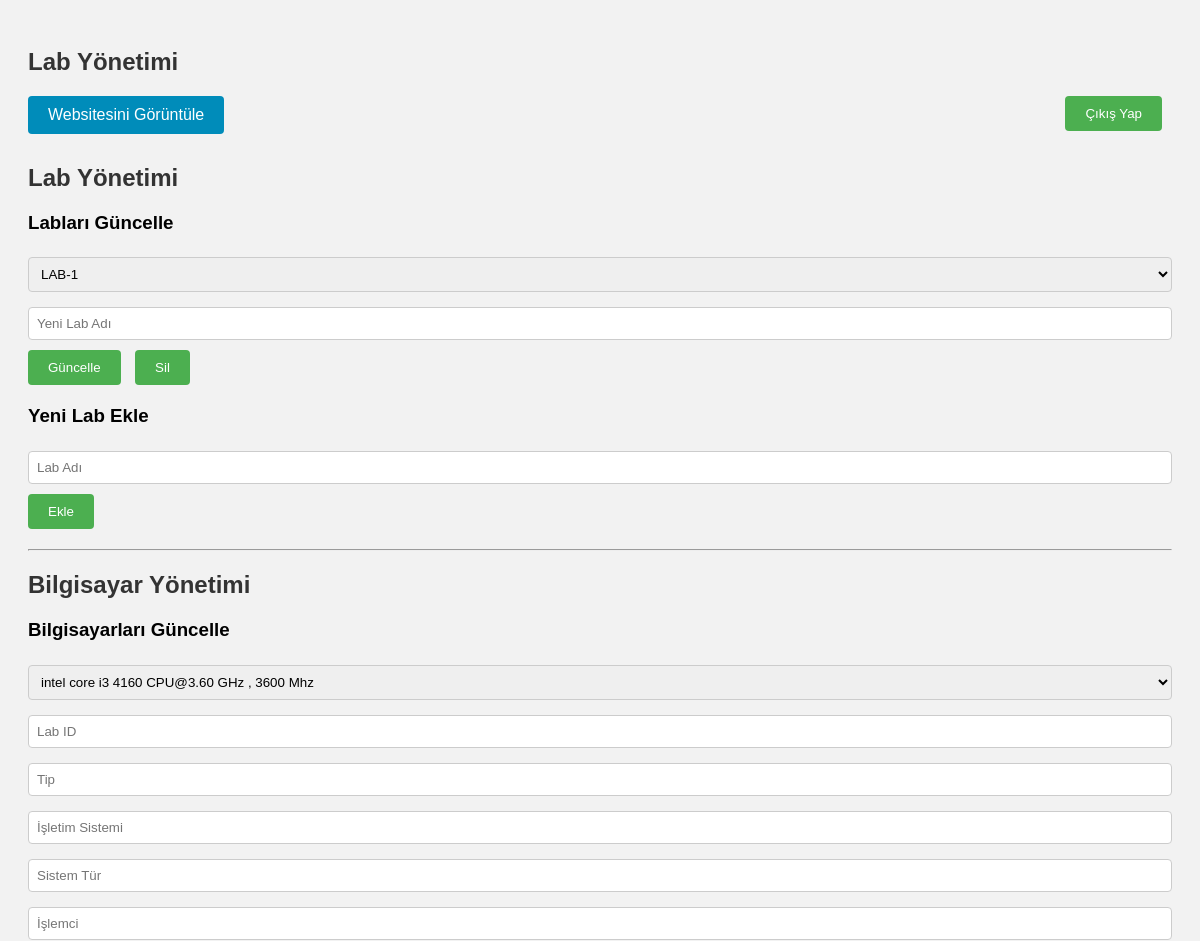
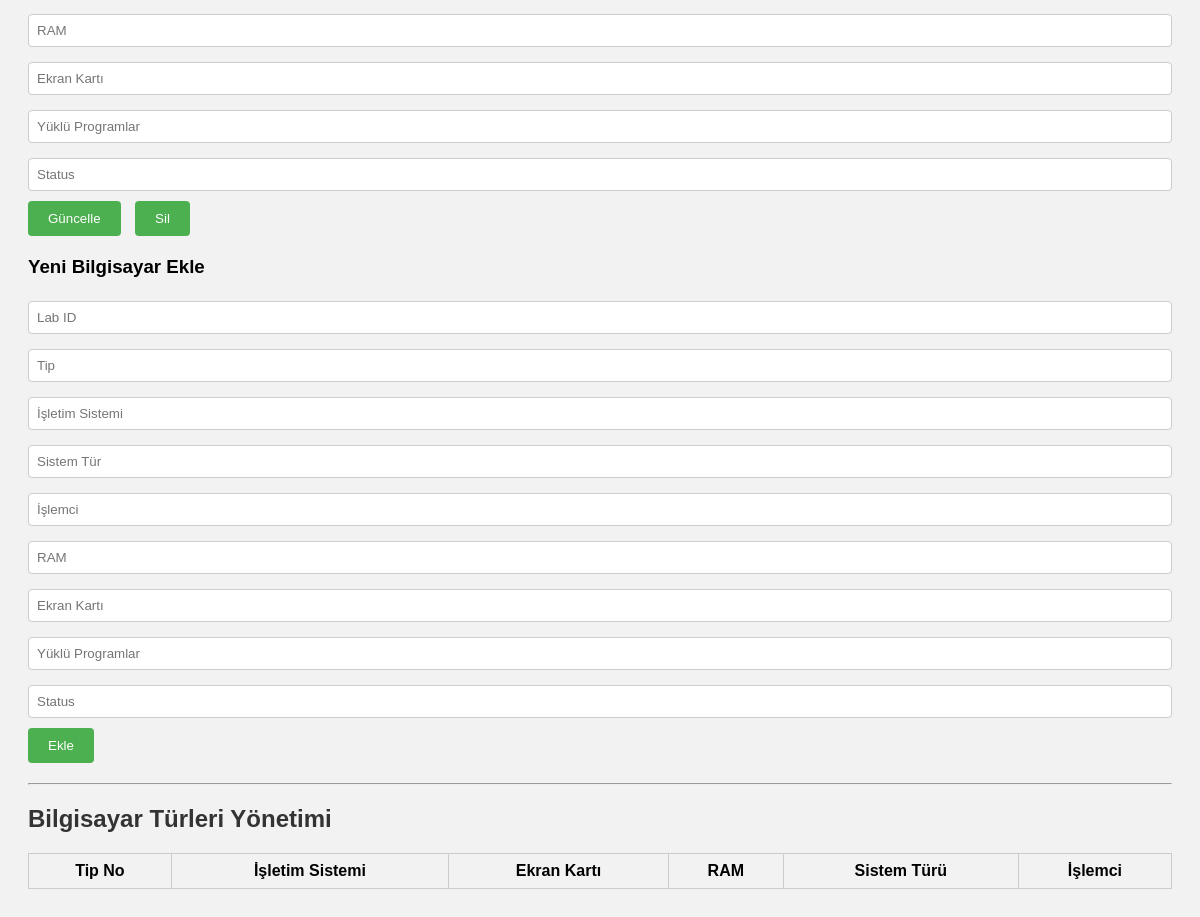
Page /admin_panel.php on the earlier database version (2 pictures, top to bottom).
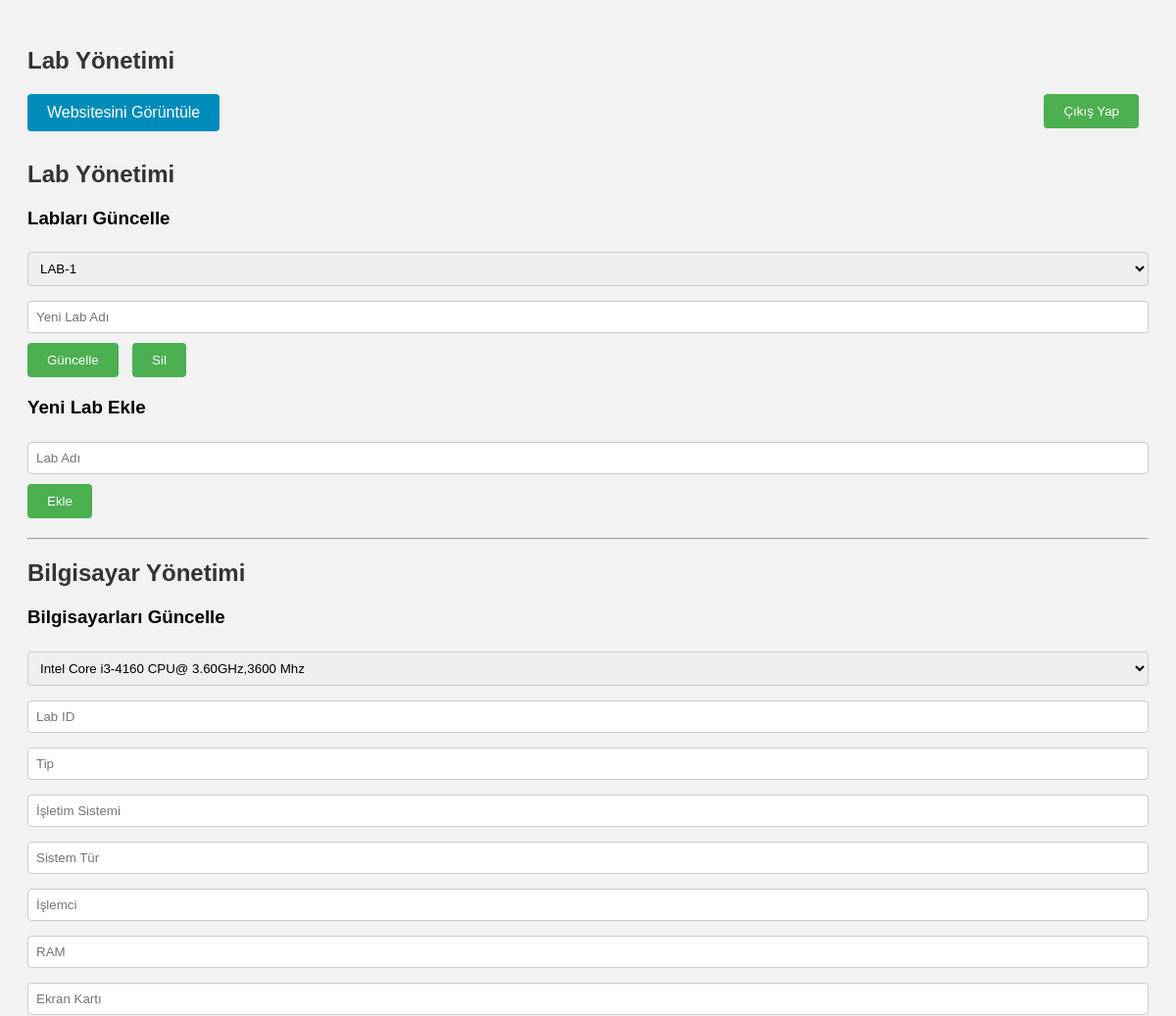
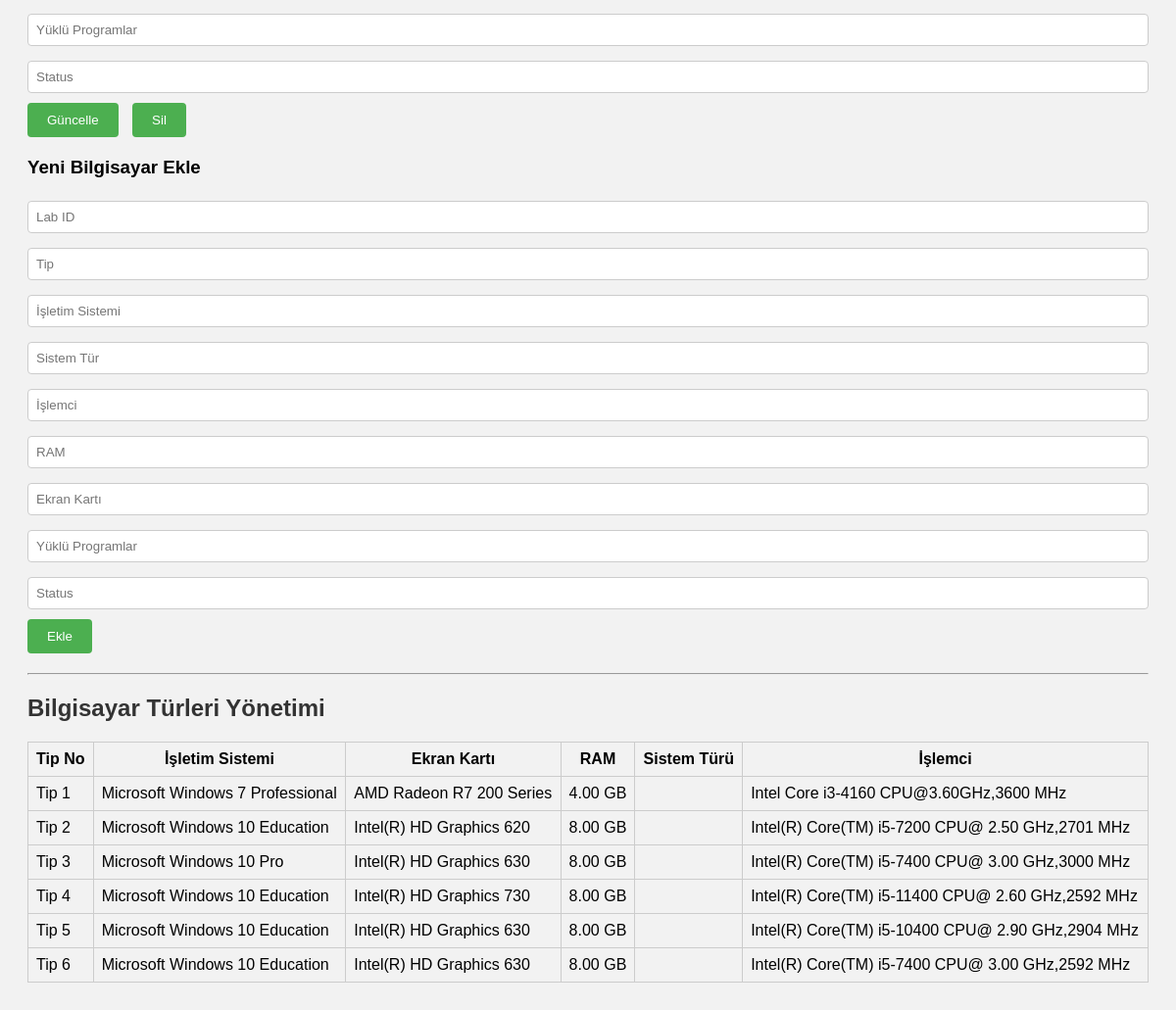
Same page on the later database version (2 pictures, top to bottom).
### tables this page shows
CREATE TABLE `tip_tbl` (
  `tip_no` varchar(50) NOT NULL,
  `isletim_sistemi` text NOT NULL,
  `ekran_kartı` text NOT NULL,
  `RAM` varchar(50) NOT NULL,
  `sistem_türü` varchar(50) NOT NULL,
  `islemci` text NOT NULL
);

### admin_panel.php (the view, shortened to what this page needs)
<!DOCTYPE html>
<html lang="tr">
<head>
</head>
<body>
    <h2>Lab Yönetimi</h2>
    <a href="index.php" target="_blank">Websitesini Görüntüle</a>
    <form action="logout.php" method="post" style="float: right;">
        <button type="submit" name="logout">Çıkış Yap</button>
    </form>
<?php
require_once 'config.php';
function getAllLabs() {
    global $conn;
    $sql = "SELECT * FROM labs";
    $result = $conn->query($sql);
    return $result;
}
function getLabComputers($lab_id) {
    global $conn;
    $sql = "SELECT * FROM bilgisayarlar WHERE lab_id = $lab_id";
    $result = $conn->query($sql);
    return $result;
}
function getAllComputerTypes() {
    global $conn;
    $sql = "SELECT * FROM tip_tbl";
    $result = $conn->query($sql);
    return $result;
}
$labs = getAllLabs();
$computer_types = getAllComputerTypes();
?>
<!DOCTYPE html>
<html lang="tr">
<head>
</head>
<body>
    <h2>Lab Yönetimi</h2>
    <form action="<?php echo htmlspecialchars($_SERVER["PHP_SELF"]); ?>" method="post">
        <h3>Labları Güncelle</h3>
        <select name="lab_id">
            <?php while ($lab = $labs->fetch_assoc()) : ?>
                <option value="<?php echo $lab['lab_id']; ?>"><?php echo $lab['lab_name']; ?></option>
            <?php endwhile; ?>
        </select>
        <input type="text" name="new_lab_name" placeholder="Yeni Lab Adı" required>
        <button type="submit" name="update_lab">Güncelle</button>
        <button type="submit" name="delete_lab">Sil</button>
    </form>
    <form action="<?php echo htmlspecialchars($_SERVER["PHP_SELF"]); ?>" method="post">
        <h3>Yeni Lab Ekle</h3>
        <input type="text" name="new_lab_name" placeholder="Lab Adı" required>
        <button type="submit" name="add_lab">Ekle</button>
    </form>
    <hr>
    <h2>Bilgisayar Yönetimi</h2>
    <form action="<?php echo htmlspecialchars($_SERVER["PHP_SELF"]); ?>" method="post">
        <h3>Bilgisayarları Güncelle</h3>
        <select name="bilg_id">
            <?php foreach ($labs as $lab) : ?>
                <optgroup label="<?php echo $lab['lab_name']; ?>">
                    <?php
                    $computers = getLabComputers($lab['lab_id']);
                    while ($computer = $computers->fetch_assoc()) :
                    ?>
                        <option value="<?php echo $computer['bilg_id']; ?>"><?php echo $computer['islemci']; ?></option>
                    <?php endwhile; ?>
                </optgroup>
            <?php endforeach; ?>
        </select>
        <input type="text" name="lab_id" placeholder="Lab ID" required>
        <input type="text" name="tip" placeholder="Tip" required>
        <input type="text" name="isletim_sistemi" placeholder="İşletim Sistemi" required>
        <input type="text" name="sistem_tür" placeholder="Sistem Tür" required>
        <input type="text" name="islemci" placeholder="İşlemci" required>
        <input type="text" name="RAM" placeholder="RAM" required>
        <input type="text" name="ekran_kartı" placeholder="Ekran Kartı" required>
        <input type="text" name="yüklü_programlar" placeholder="Yüklü Programlar" required>
        <input type="text" name="status" placeholder="Status" required>
        <button type="submit" name="update_computer">Güncelle</button>
        <button type="submit" name="delete_computer">Sil</button>
    </form>
    <form action="<?php echo htmlspecialchars($_SERVER["PHP_SELF"]); ?>" method="post">
        <h3>Yeni Bilgisayar Ekle</h3>
        <input type="text" name="lab_id" placeholder="Lab ID" required>
        <input type="text" name="tip" placeholder="Tip" required>
        <input type="text" name="isletim_sistemi" placeholder="İşletim Sistemi" required>
        <input type="text" name="sistem_tür" placeholder="Sistem Tür" required>
        <input type="text" name="islemci" placeholder="İşlemci" required>
        <input type="text" name="RAM" placeholder="RAM" required>
        <input type="text" name="ekran_kartı" placeholder="Ekran Kartı" required>
        <input type="text" name="yüklü_programlar" placeholder="Yüklü Programlar" required>
        <input type="text" name="status" placeholder="Status" required>
        <button type="submit" name="add_computer">Ekle</button>
    </form>
    <hr>
    <h2>Bilgisayar Türleri Yönetimi</h2>
    <table border="1">
        <tr>
            <th>Tip No</th>
            <th>İşletim Sistemi</th>
            <th>Ekran Kartı</th>
            <th>RAM</th>
            <th>Sistem Türü</th>
            <th>İşlemci</th>
        </tr>
        <?php while ($type = $computer_types->fetch_assoc()) : ?>
            <tr>
                <td><?php echo $type['tip_no']; ?></td>
                <td><?php echo $type['isletim_sistemi']; ?></td>
                <td><?php echo $type['ekran_kartı']; ?></td>
                <td><?php echo $type['RAM']; ?></td>
                <td><?php echo $type['sistem_tür']; ?></td>
                <td><?php echo $type['islemci']; ?></td>
            </tr>
        <?php endwhile; ?>
    </table>
</body>
</html>

Differences in the rows shown:
added tip_tbl: tip_no "Tip 1", isletim_sistemi "Microsoft Windows 7 Professional", ekran_kartı "AMD Radeon R7 200 Series", RAM "4.00 GB", islemci "Intel Core i3-4160 CPU@3.60GHz,3600 MHz"
added tip_tbl: tip_no "Tip 2", isletim_sistemi "Microsoft Windows 10 Education", ekran_kartı "Intel(R) HD Graphics 620", RAM "8.00 GB", islemci "Intel(R) Core(TM) i5-7200 CPU@ 2.50 GHz,2701 MHz"
added tip_tbl: tip_no "Tip 3", isletim_sistemi "Microsoft Windows 10 Pro", ekran_kartı "Intel(R) HD Graphics 630", RAM "8.00 GB", islemci "Intel(R) Core(TM) i5-7400 CPU@ 3.00 GHz,3000 MHz"
added tip_tbl: tip_no "Tip 4", isletim_sistemi "Microsoft Windows 10 Education", ekran_kartı "Intel(R) HD Graphics 730", RAM "8.00 GB", islemci "Intel(R) Core(TM) i5-11400 CPU@ 2.60 GHz,2592 MHz"
added tip_tbl: tip_no "Tip 5", isletim_sistemi "Microsoft Windows 10 Education", ekran_kartı "Intel(R) HD Graphics 630", RAM "8.00 GB", islemci "Intel(R) Core(TM) i5-10400 CPU@ 2.90 GHz,2904 MHz"
added tip_tbl: tip_no "Tip 6", isletim_sistemi "Microsoft Windows 10 Education", ekran_kartı "Intel(R) HD Graphics 630", RAM "8.00 GB", islemci "Intel(R) Core(TM) i5-7400 CPU@ 3.00 GHz,2592 MHz"
Other differences:
form field bilg_id: "intel core i3 4160 CPU@3.60 GHz , 3600 Mhz" → "Intel Core i3-4160 CPU@ 3.60GHz,3600 Mhz"
